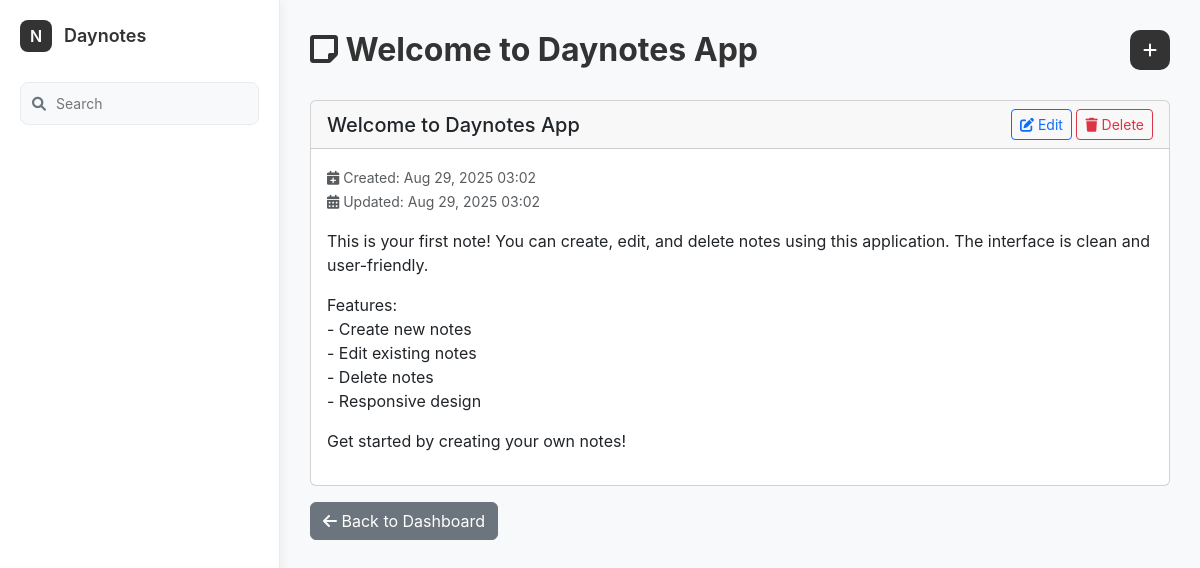
Page /daynotes/note/2/ on the committed database.
### daynotes/models.py (models this page shows, shortened)
class Note(models.Model):
    title = models.CharField(max_length=200, default="Untitled")
    body = models.TextField(null=True, blank=True)
    updated = models.DateTimeField(auto_now=True)
    created = models.DateTimeField(auto_now_add=True)
    class Meta:
        ordering = ['-updated']

### daynotes/views.py (the view)
# urls.py: path('note/<int:pk>/', views.note_detail, name='note_detail'),
def note_detail(request, pk):
    note = get_object_or_404(Note, id=pk)
    context = {'note': note}
    return render(request, 'daynotes/note_detail.html', context)

### daynotes/templates/daynotes/note_detail.html (shortened to what this page needs)
{% extends 'daynotes/base.html' %}
{% block header %}
    <i class="fas fa-sticky-note"></i> {{ note.title }}
{% endblock %}
{% block content %}
<div class="row">
    <div class="col-12">
        <div class="card">
            <div class="card-header d-flex justify-content-between align-items-center">
                <h5 class="mb-0">{{ note.title }}</h5>
                <div>
                    <a href="{% url 'edit_note' note.id %}" class="btn btn-outline-primary btn-sm">
                        <i class="fas fa-edit"></i> Edit
                    </a>
                    <a href="{% url 'delete_note' note.id %}" class="btn btn-outline-danger btn-sm">
                        <i class="fas fa-trash"></i> Delete
                    </a>
                </div>
            </div>
            <div class="card-body">
                <div class="mb-3">
                    <small class="text-muted">
                        <i class="fas fa-calendar-plus"></i> Created: {{ note.created|date:"M d, Y H:i" }}
                        <br>
                        <i class="fas fa-calendar-alt"></i> Updated: {{ note.updated|date:"M d, Y H:i" }}
                    </small>
                </div>
                <div class="note-content">
                    {{ note.body|linebreaks }}
                </div>
            </div>
        </div>
        <div class="mt-3">
            <a href="{% url 'dashboard' %}" class="btn btn-secondary">
                <i class="fas fa-arrow-left"></i> Back to Dashboard
            </a>
        </div>
    </div>
</div>
{% endblock %}

### daynotes/static/daynotes/css/style.css (style rules this page uses)
.app-body { margin: 0; padding: 0; background: #f8f9fa; font-family: -apple-system, BlinkMacSystemFont, 'Segoe UI', Roboto, sans-serif; }
.note-content { flex: 1; }

### rows in the picture
Note: title "Welcome to Daynotes App", created "Aug 29, 2025 03:02", updated "Aug 29, 2025 03:02", body "This is your first note! You can create, edit, and delete notes using this application. The interface is clean and user-friendly. Features: - Create new notes - Edit existing notes - Delete notes - Responsive design Get started by creating your own notes!"
